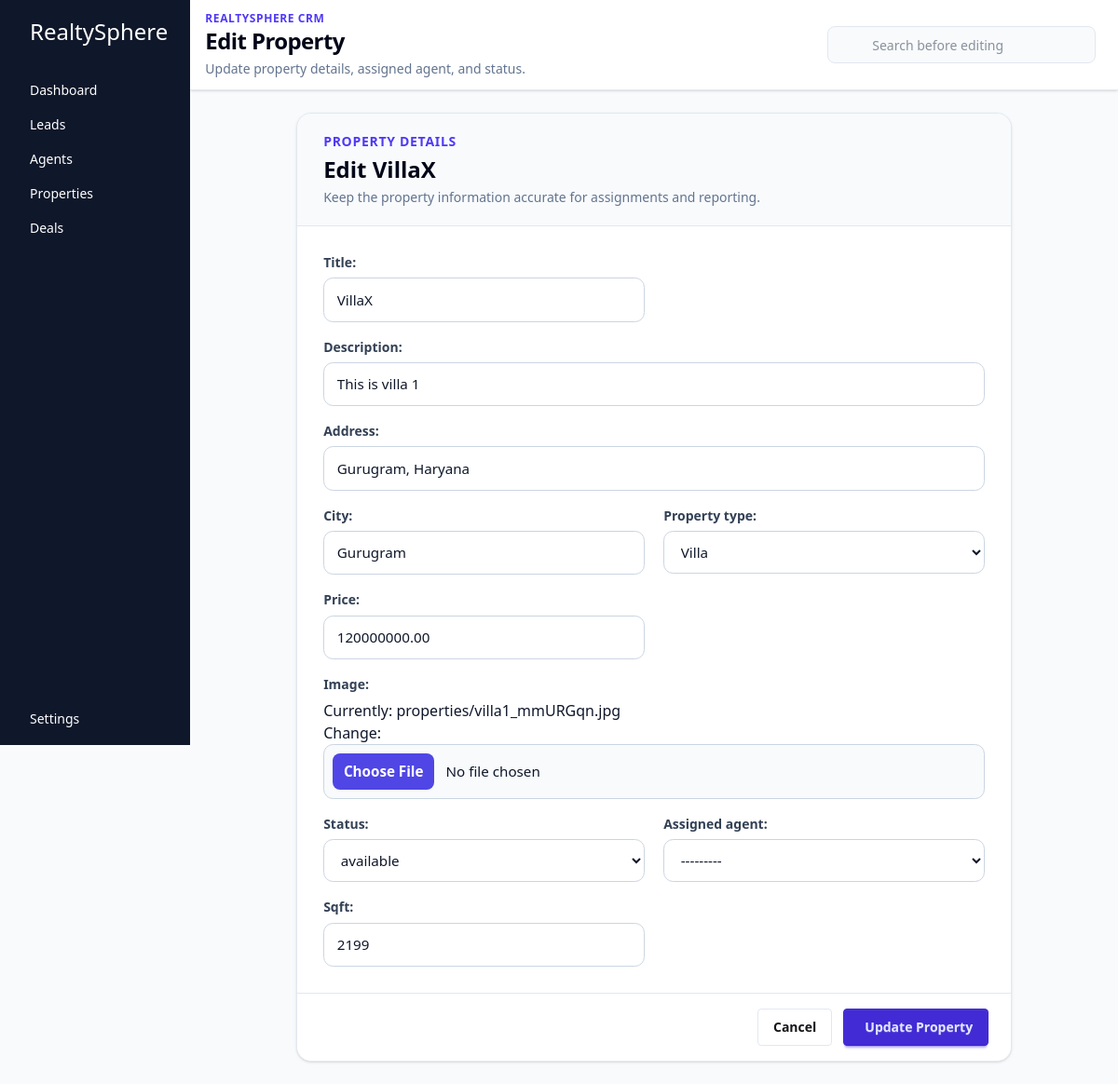
Screenshot of /properties/edit/2/ with the database file from the repository.
### core/models.py (models this page shows, shortened)
class Property(models.Model):
    class PropertyType(models.TextChoices):
        APARTMENT = "apartment", "Apartment"
        PLOT = "plot", "Plot"
        VILLA = "villa", "Villa"
        LAND = "land", "Land"
        COMMERCIAL = "commercial", "Commercial"
    class PropertyStatus(models.TextChoices):
        AVAILABLE = 'Available','available'
        SOLD = 'Sold','sold'
    title= models.CharField(max_length = 255)
    description = models.CharField(max_length = 255)
    address = models.CharField(max_length = 255)
    city = models.CharField(max_length = 255)
    property_type = models.CharField(max_length = 255, choices=PropertyType.choices)
    price = models.DecimalField(max_digits=12, decimal_places=2)
    image = models.ImageField(upload_to = 'properties')
    status = models.CharField(max_length = 255, choices=PropertyStatus.choices, default=PropertyStatus.AVAILABLE)
    assigned_agent = models.ForeignKey(to=Agent, on_delete=models.SET_NULL, related_name='assigned_properties', null=True, blank=True)
    listing_at = models.DateTimeField(auto_now_add=True)
    sqft = models.PositiveIntegerField()

### core/views.py (the view)
# urls.py: path("properties/edit/<int:property_id>/", views.edit_property, name='edit_property'),
def edit_property(request, property_id):
    property = get_object_or_404(Property, id=property_id)
    form = PropertyForm(request.POST or None, request.FILES or None, instance = property)
    if request.method == 'POST' and form.is_valid():
        form.save()
        return redirect('properties')
    context = {'form': form, 'property': property}
    return render(request, 'pages/editproperty.html', context)

### core/forms.py
class PropertyForm(forms.ModelForm):
    class Meta:
        model = Property
        fields = "__all__"

### core/models.py (called while the page is built)
    def __str__(self):
        return self.user.get_full_name() or self.user.username

### core/templates/pages/editproperty.html (shortened to what this page needs)
{% extends 'base.html' %}
{% block title %}
  Edit Property
{% endblock %}
{% block subtitle %}
  Update property details, assigned agent, and status.
{% endblock %}
{% block search_placeholder %}
  Search before editing
{% endblock %}
{% block content %}
  <section class="mx-auto max-w-3xl">
    <div class="overflow-hidden rounded-2xl border border-slate-200 bg-white shadow-sm">
      <div class="border-b border-slate-200 bg-slate-50 px-5 py-5 sm:px-7">
        <p class="text-sm font-semibold uppercase tracking-wider text-indigo-600">Property Details</p>
        <h2 class="mt-1 text-2xl font-bold text-slate-950">Edit {{ property.title }}</h2>
        <p class="mt-1 text-sm text-slate-500">Keep the property information accurate for assignments and reporting.</p>
      </div>
      <form method="post" enctype="multipart/form-data" class="crm-form p-5 sm:p-7">
        <div class="crm-form-grid">{{ form.as_p }}</div>
        <div class="crm-form-actions -mx-5 -mb-5 mt-7 sm:-mx-7 sm:-mb-7">
          <a href="{% url 'properties' %}" class="btn btn-ghost border border-slate-200">Cancel</a>
          <button type="submit" class="btn btn-primary">
            Update Property
          </button>
        </div>
      </form>
    </div>
  </section>
{% endblock %}

### core/static/global.css (style rules this page uses)
.crm-form { color: #0f172a; }
.crm-form-grid { display: grid; grid-template-columns: 1fr; gap: 1rem 1.25rem; }
.crm-form p { min-width: 0; margin: 0; }
.crm-form p:has(textarea), .crm-form p:has(input[type="file"]), .crm-form p:has([name="address"]), .crm-form p:has([name="description"]) { grid-column: 1 / -1; }
.crm-form label { display: block; margin-bottom: 0.4rem; color: #334155; font-size: 0.875rem; font-weight: 700; }
.crm-form input, .crm-form select, .crm-form textarea { width: 100%; min-height: 2.75rem; border: 1px solid #cbd5e1; border-radius: 0.65rem; background: #fff; color: #0f172a; padding: 0.7rem 0.85rem; font-size: 0.95rem; outline: none; transition: border-color 160ms ease, box-shadow 160ms ease; }
.crm-form input[type="file"] { min-height: auto; background: #f8fafc; padding: 0.55rem; }
.crm-form-actions { display: flex; flex-direction: column-reverse; gap: 0.75rem; border-top: 1px solid #e2e8f0; background: #fff; padding: 1rem 1.25rem; }
@media (min-width: 640px) { .crm-form-grid { grid-template-columns: repeat(2, minmax(0, 1fr)); } }
@media (min-width: 640px) { .crm-form-actions { flex-direction: row; justify-content: flex-end; padding: 1rem 1.5rem; } }

### rows the page displays
Property: title "VillaX", description "This is villa 1", address "Gurugram, Haryana", city "Gurugram", property_type "Villa", price "120000000.00", status "available", assigned_agent "---------", sqft "2199"
